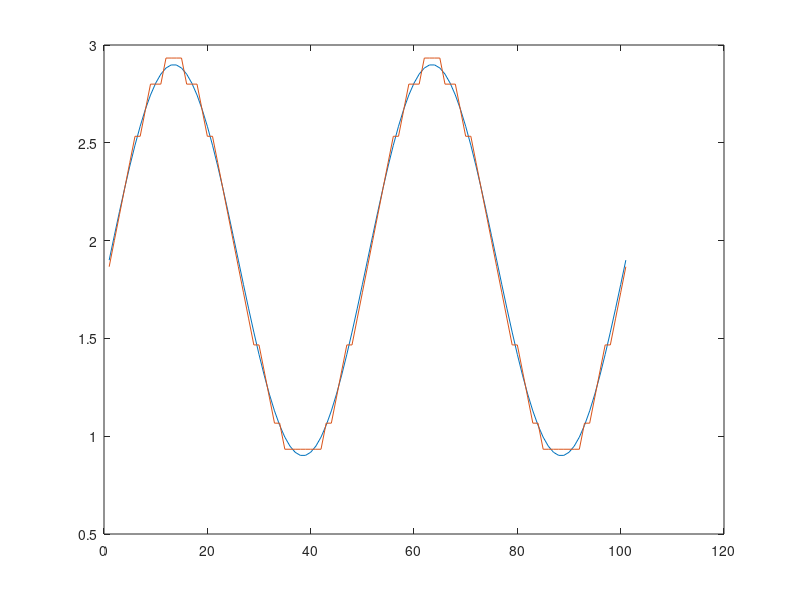
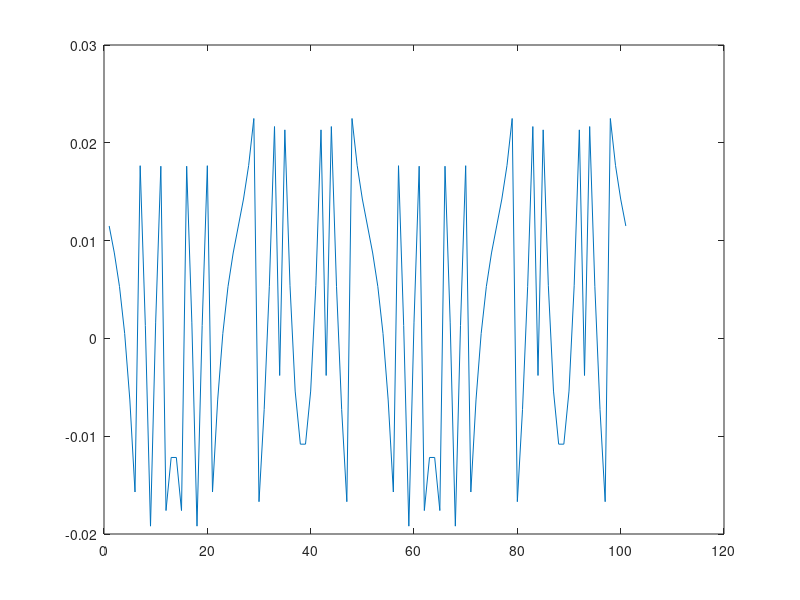

Reproduce these figures in MATLAB, in order.
close all
clear

% This converts the output of the VGA to an actual value. No clipping
% should occur. More bits --> easier demodulation, but more complicated to
% develop. 

%% SETTINGS
v_top = 2.9;
v_bottom = 0.9;
f = 20000;
fs = 50000;

%% INPUT
% can be changed out for the actual output of the VGA
t = 0:0.000001:0.0001;
v_mid = (v_top + v_bottom)/2;
v_range = (v_top - v_bottom)/2;
input = v_mid + v_range*sin(2*pi*f*t);

% plot(input)

%% DAC
bits = 4;

% discrete_t = linspace(v_bottom, v_top, 2^bits);

step = (v_top - v_bottom)/(2^bits-1);

output = zeros(size(input));

for sample = 1:size(input, 2)
    if input(sample)/step - floor(input(sample)/step) < 0.5
        output(sample) = floor(input(sample)/step)*step;
    else
        output(sample) = ceil(input(sample)/step)*step;
    end
end

%% PLOTS

figure
plot(input)
hold on
plot(output)

figure
plot((input-output)/v_top)
